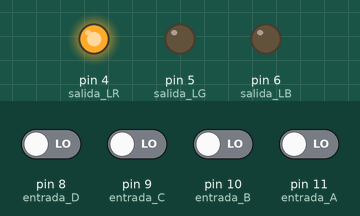
This sketch was run on a simulated Arduino Uno, built with avr-gcc and run on an emulated ATmega328P. Shown: output pins drawn as LEDs (lit = HIGH). Inputs (shaded band) come from the test bench; at power-on: pin 8 (entrada_D), pin 9 (entrada_C), pin 10 (entrada_B), pin 11 (entrada_A) LOW.

Above: at 1.2 s.
1.3 s: pin 8 (entrada_D) driven HIGH
At 2.4 s:
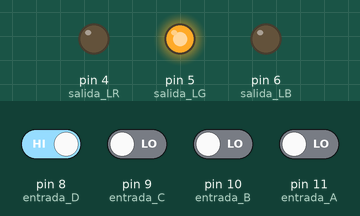
2.8 s: pin 9 (entrada_C) driven HIGH
At 3.6 s:
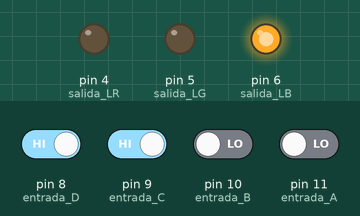
4.3 s: pin 9 (entrada_C) driven LOW
At 4.7 s:
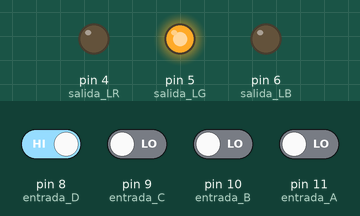
5.8 s: pin 8 (entrada_D) driven LOW
At 7.0 s:
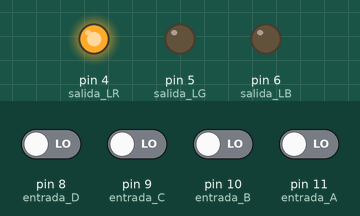
Timing chart, 0 to 8.3 s (numbered marks = the images above; inputs shaded):
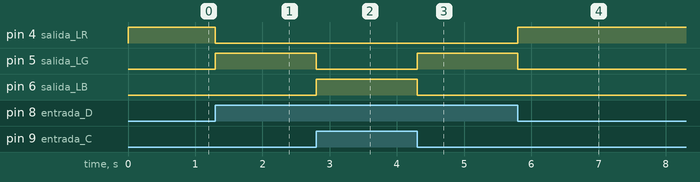

The sketch:

LEDRGBMAPA.ino
```cpp
//Autor:Dario Jorge Iglesias
boolean A,B,C,D,LR,LB,LG;
//LG = LED GREEN (VERDE)
//LB = LED BLUE (AZUL)
//LR = LED REED (ROJO)
void setup()
{
 pinMode(8,INPUT);//entrada D
 pinMode(9,INPUT);//entrada C
 pinMode(10,INPUT);//entrada B
 pinMode(11,INPUT);//entrada A
 pinMode(6,OUTPUT);//salida LB
 pinMode(5,OUTPUT);//salida LG
 pinMode(4,OUTPUT);//salida LR
}
void loop()
{
 D=digitalRead(8);
 C=digitalRead(9);
 B=digitalRead(10);
 A=digitalRead(11);
 LB=(D&C)|(D&B);
 digitalWrite(6,LB);
 LG=(!D&C&A)|(!D&C&B)|(D&!C&!B);
 digitalWrite(5,LG);
 LR=(!D&!C)|(!D&!B&!A);
 digitalWrite(4,LR);
}
```

Measured:
- after the input at 1.3 s, pin 4 (salida_LR): HIGH → LOW at once; pin 5 (salida_LG): LOW → HIGH at once
- after the input at 2.8 s, pin 5 (salida_LG): HIGH → LOW at once; pin 6 (salida_LB): LOW → HIGH at once
- after the input at 4.3 s, pin 5 (salida_LG): LOW → HIGH at once; pin 6 (salida_LB): HIGH → LOW at once
- after the input at 5.8 s, pin 4 (salida_LR): LOW → HIGH at once; pin 5 (salida_LG): HIGH → LOW at once
